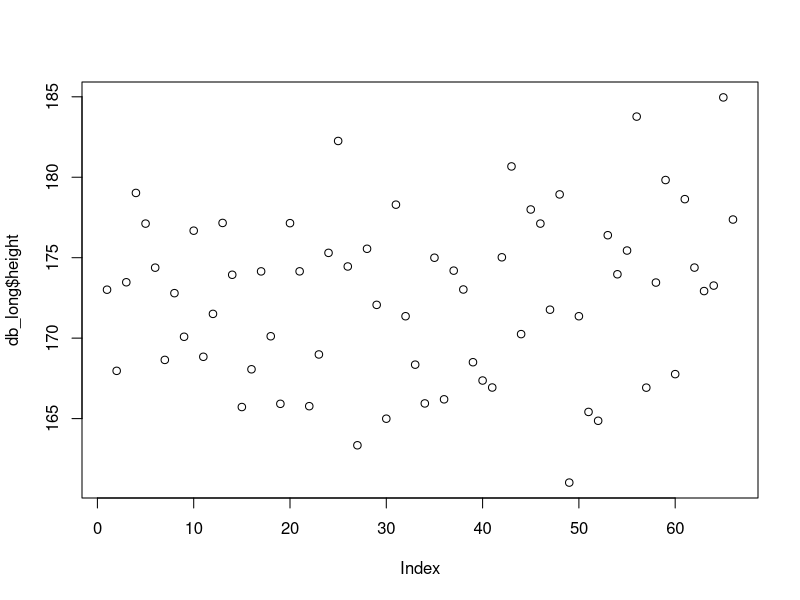
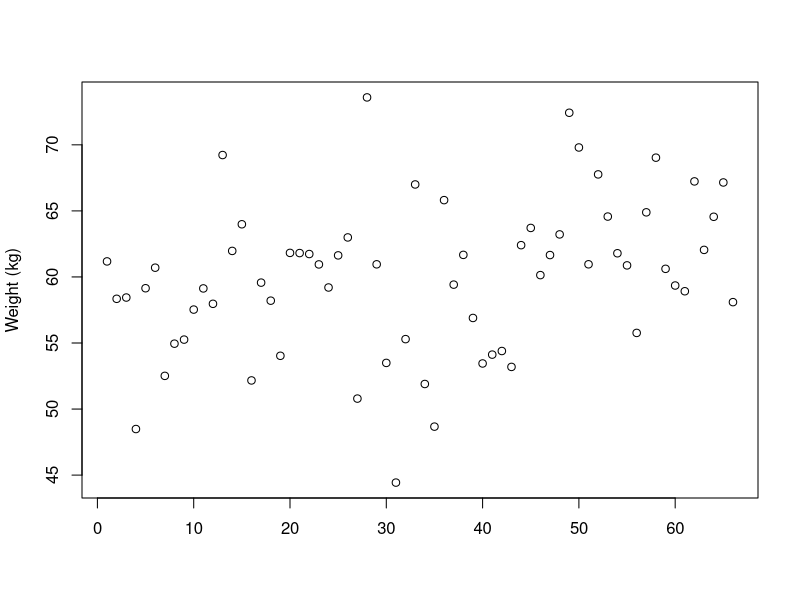
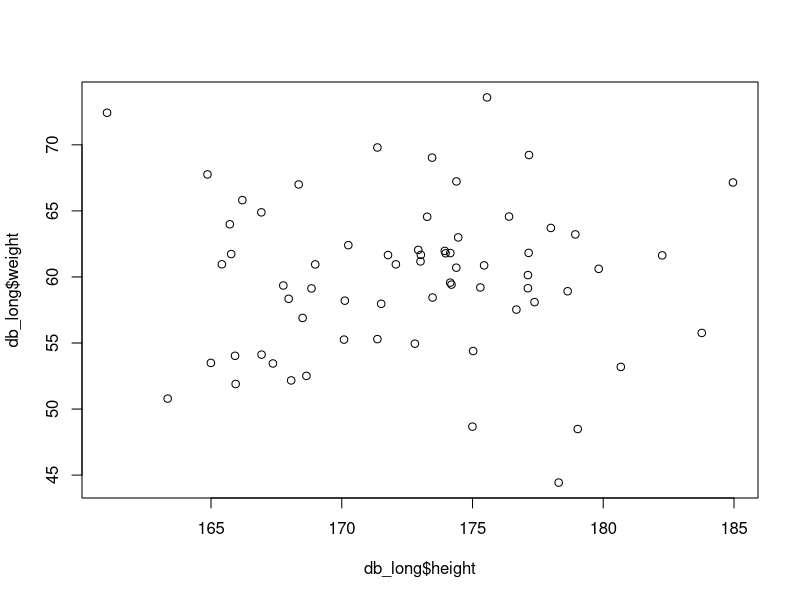
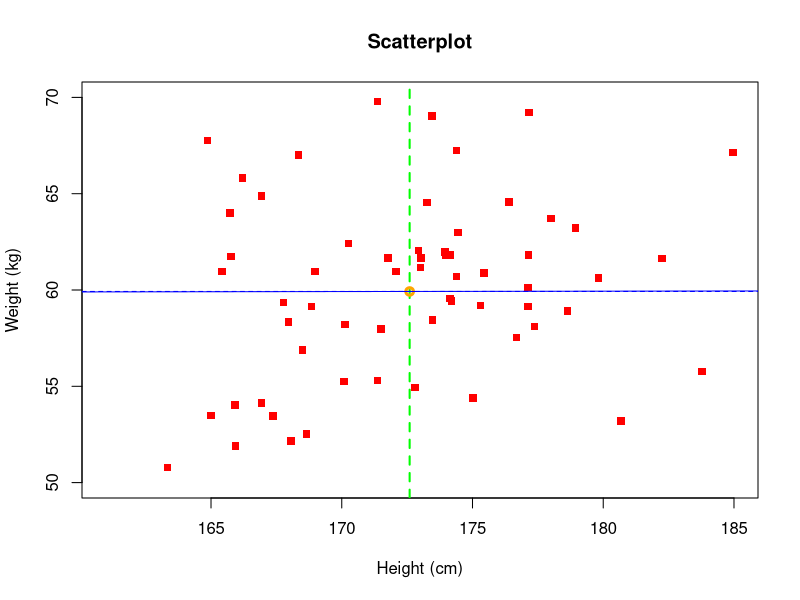
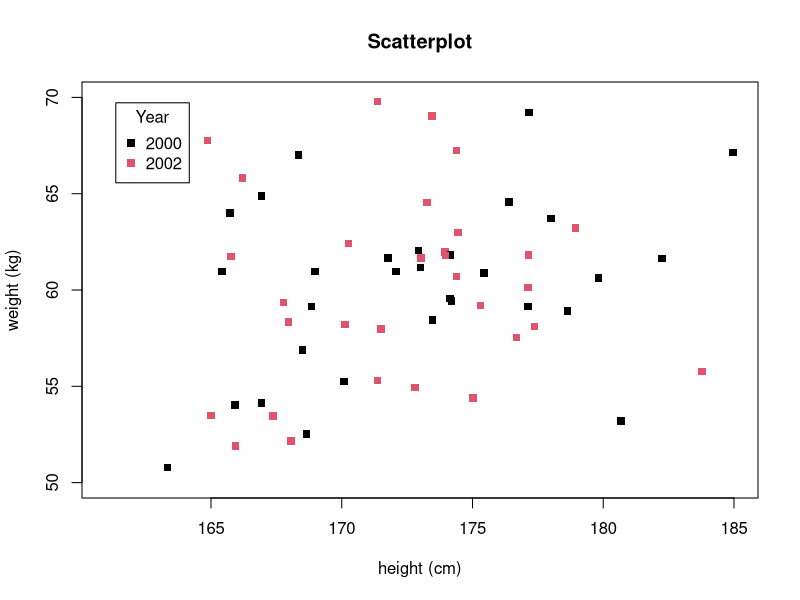
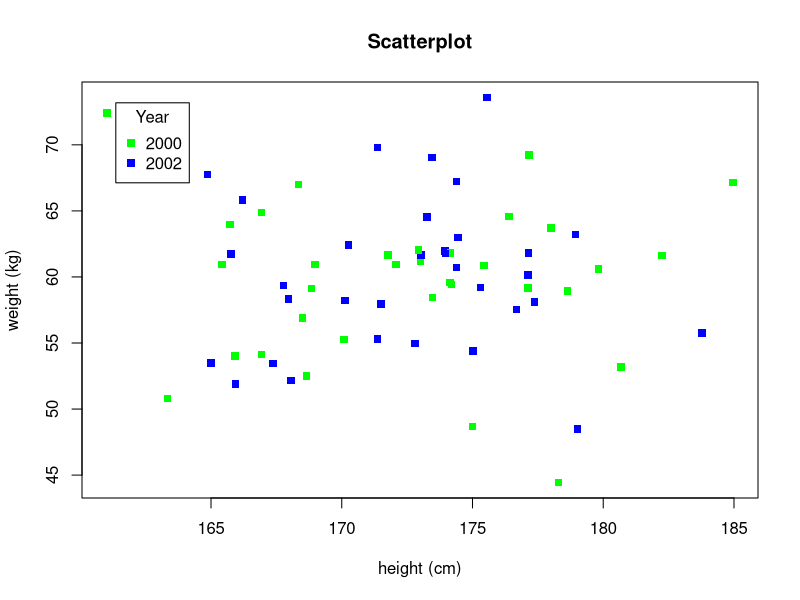
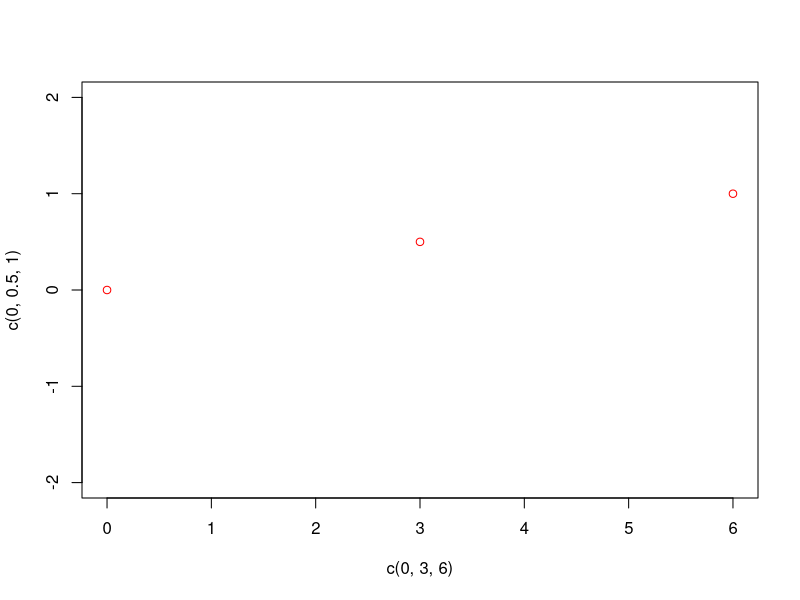
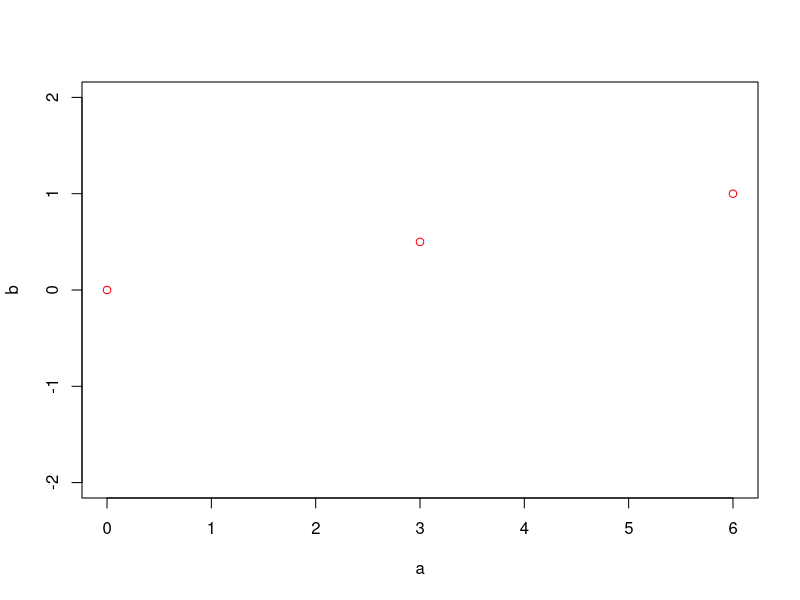

Here is the R script that generated these plots, in order:

#-----------------------------------
#         script slides day 3:  PLOT
#----------------------------------
set.seed(111)
db_long<-data.frame(ID=rep(1:33,2), 
                    year=factor(rep(c(2000,2002), 33)),
                    weight=rnorm(66,60,5),
                    height=rnorm(66,172,5))

#-------------------------------


# calculate mean height and mean weight (needed for the plot)

meanh<-mean(db_long$height)
meanw<-mean(db_long$weight)

#---SCATTERPLOT 1 
# when considering continuous variable can visualize it with scatterplot
# when using a plot we might want to only plot one variable:
plot(db_long$height)
# the x variable is "index" which indicates observation nr 1,2,3,----

plot(db_long$weight, xlab=" ", ylab="Weight (kg)")

#relationship between two variables
plot(db_long$height,db_long$weight)


plot(db_long$height,db_long$weight, 
     xlab='Height (cm)', ylab='Weight (kg)', ylim=c(50,70),
     col='red', pch=15, 
     main='Scatterplot')


abline(v=meanh, col="green", lty=2, lwd=2)
abline(h=meanw, col="blue", lty=2)

points(meanh,meanw,lwd=3,lty=2,col="orange")
# regression line: fitted line for the average of the weight given height

object <- lm(weight~height, db_long)
abline(object, col="blue")




#---SCATTERPLOT 2
plot(db_long$height,db_long$weight, 
     xlab='height (cm)', ylab='weight (kg)', ylim=c(50,70),
     col=db_long$year, pch=15, 
     main='Scatterplot')
legend('topleft', levels(db_long$year), pch=15, col=1:2,
        inset=.05, title='Year' )


# if we want to change color:

group_colors <- c("2000" = "green", "2002" = "blue")
# Assign colors to the data points based on the year
db_long$color <- group_colors[db_long$year]

# also with the ifelse:
#db_long$color2<-ifelse(db_long$year=="2000","red","blue")

plot(db_long$height,db_long$weight, 
     xlab='height (cm)', ylab='weight (kg)', 
#     xlim=c(min(db_long$height),185),
#     ylim=c(min(db_long$weight),70),
     col=db_long$color, pch=15, 
     main='Scatterplot')


legend('topleft', levels(db_long$year), pch=15, 
       col=c("green","blue"),
       inset=.05, title='Year' )


#--- other examples for plot: 

# to use the plot function we do not need objects to be in the same data.frame
# they need to have same dimension, cause x-y provides the coordinates of each point
plot(c(0,3,6), c(0,0.5,1), col="red", ylim=c(-2,2))
# which would be equivalent of doing: 
a<-c(0,3,6)
b<-c(0,0.5,1)
plot(a,b, col="red", ylim=c(-2,2))
#or
dbb<-data.frame(a,b)
plot(dbb$a,dbb$b, col="red", ylim=c(-2,2))


#---BOXPLOT

boxplot(weight~year, db_long, 
        xlab='Year',
        names=c('2000','2002'), col=db_long$year)

##  to be 100% sure 
boxplot(weight~year, db_long, 
        xlab='Year',names=levels(db_long$year),
        col=c("gray","red"))

# as for the aggregate, we can use more categorical variables at once with the "+"
# create categorical variable for height:
db_long$height_cat<-cut(db_long$height, breaks=c(-Inf,median(db_long$height),Inf), labels=c("short","long"))
boxplot(weight~year+height_cat, db_long, 
        xlab='Year')


#---HISTOGRAM 1 
hist(db_long$weight, col="lightblue", xlab="Weight (kg)", main="Histogram")

#---HISTOGRAM 2
hist(db_long$weight, col="lightblue", xlab="Weight (kg)", main="Histogram", prob = TRUE)
lines( density( db_long$weight, na.rm=T ) )

#--- put them together
par(mfrow=c(2,2))
plot(db_long$height*100,db_long$weight, 
     xlab='height (cm)', ylab='weight (kg)', ylim=c(50,70),
     col=db_long$year, pch=15, 
     main='Scatterplot')

boxplot(weight~year, db_long, 
        xlab='Year',names=c("2000","2002"),
        col=c("gray","red"))
hist( db_long$weight, col="lightblue", xlab="Weight (kg)", main="Histogram", prob = TRUE)
hist(db_long$weight, col="lightblue", xlab="Weight (kg)", main="Histogram", prob = TRUE)
lines( density( db_long$weight, na.rm=T ) )

dev.off() # used so R knows that you do not need the plot to be into a 2x2 grid anymore
